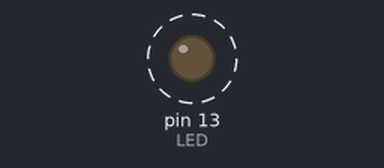
Bench run of a sketch on a simulated Arduino Uno, built with avr-gcc and run on an emulated ATmega328P. On the bench: output pins drawn as LEDs (lit = HIGH). Dashed ring = blinking. What the sketch prints to the serial monitor is not drawn.

Above: at 0.6 s.
Timing chart, 0 to 3.0 s (numbered marks = the images above):
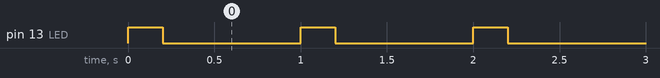

Measured:
- by itself, pin 13 (LED): alternates HIGH for 0.20 s and LOW for 0.80 s

The sketch:

mensajes-al-inicio.ino
```cpp
const int LED = 13;
void setup() {
  pinMode(LED, OUTPUT);
  Serial.begin(9600);
  for (int i = 1; i <= 5; i++) {
    Serial.print("Latido ");
    Serial.println(i);
  }
}
void loop() {
  digitalWrite(LED, HIGH);
  delay(200);
  digitalWrite(LED, LOW);
  delay(800);
}
```
